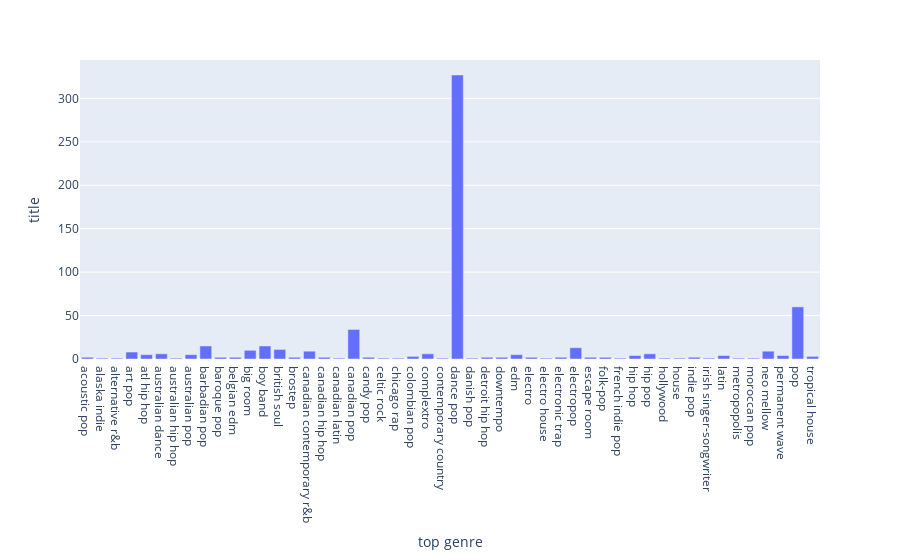

Notebook code for this chart:
### Markdown cell above
Gráfico de barras

### Code cell
top_genre = (df.groupby('top genre')['title'].count().to_frame().reset_index())

fig=px.bar(top_genre,x='top genre',y='title')
fig.show()

### Figure 1 — Plotly figure (JSON) as saved in the notebook; plotly's stock layout.template omitted (floating-point values rounded to 4 significant figures)
{"data": [{"alignmentgroup": "True", "hovertemplate": "top genre=%{x}<br>title=%{y}<extra></extra>", "legendgroup": "", "marker": {"color": "#636efa", "pattern": {"shape": ""}}, "name": "", "offsetgroup": "", "orientation": "v", "showlegend": false, "textposition": "auto", "type": "bar", "x": ["acoustic pop", "alaska indie", "alternative r&b", "art pop", "atl hip hop", "australian dance", "australian hip hop", "australian pop", "barbadian pop", "baroque pop", "belgian edm", "big room", "boy band", "british soul", "brostep", "canadian contemporary r&b", "canadian hip hop", "canadian latin", "canadian pop", "candy pop", "celtic rock", "chicago rap", "colombian pop", "complextro", "contemporary country", "dance pop", "danish pop", "detroit hip hop", "downtempo", "edm", "electro", "electro house", "electronic trap", "electropop", "escape room", "folk-pop", "french indie pop", "hip hop", "hip pop", "hollywood", "house", "indie pop", "irish singer-songwriter", "latin", "metropopolis", "moroccan pop", "neo mellow", "permanent wave", "pop", "tropical house"], "xaxis": "x", "y": [2, 1, 1, 8, 5, 6, 1, 5, 15, 2, 2, 10, 15, 11, 2, 9, 2, 1, 34, 2, 1, 1, 3, 6, 1, 327, 1, 2, 2, 5, 2, 1, 2, 13, 2, 2, 1, 4, 6, 1, 1, 2, 1, 4, 1, 1, 9, 4, 60, 3], "yaxis": "y"}], "layout": {"barmode": "relative", "legend": {"tracegroupgap": 0}, "margin": {"t": 60}, "xaxis": {"anchor": "y", "domain": [0, 1], "title": {"text": "top genre"}}, "yaxis": {"anchor": "x", "domain": [0, 1], "title": {"text": "title"}}}}
